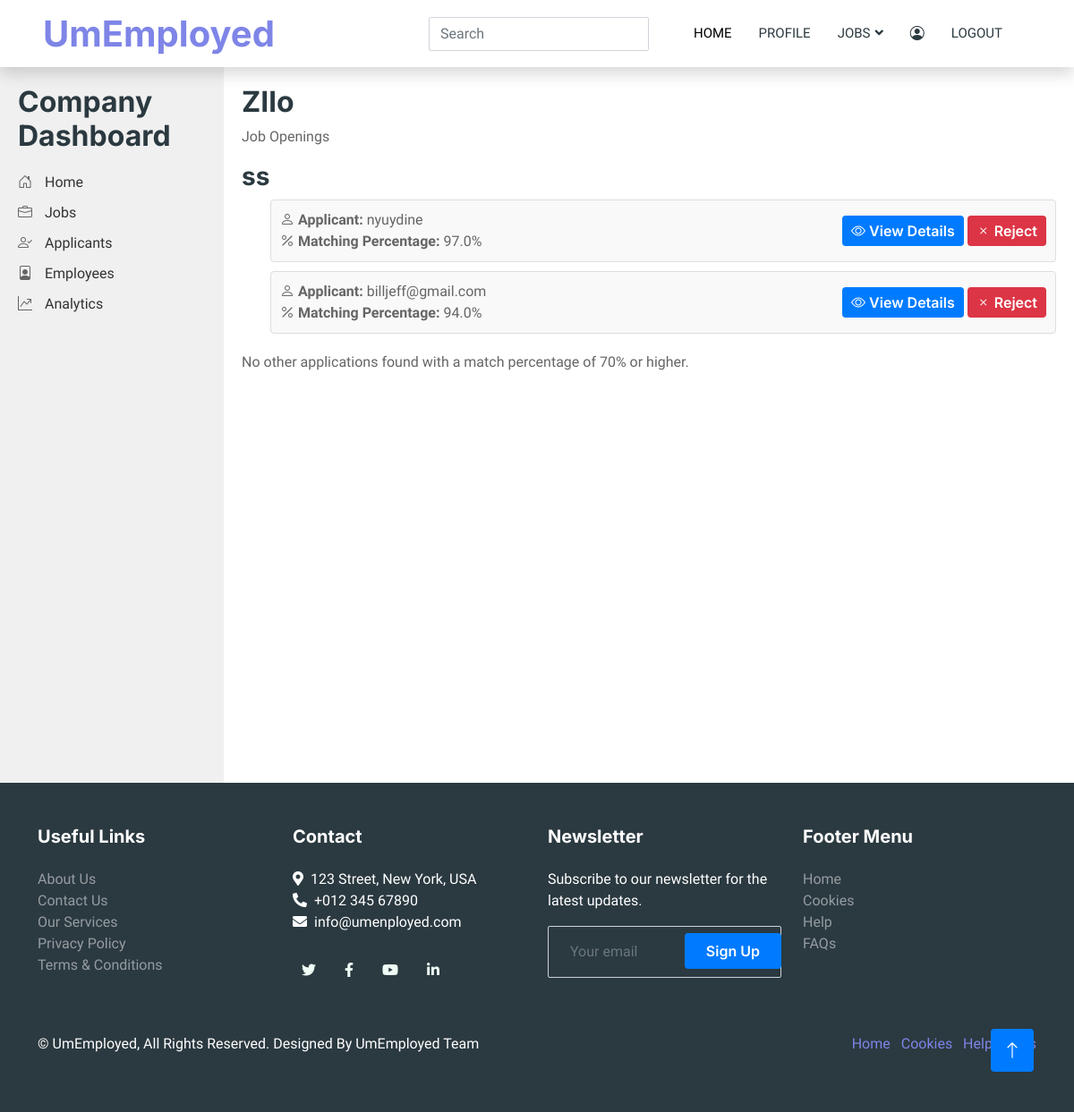
Before: /company/company/1/applications/ (signed in) with the older database file.
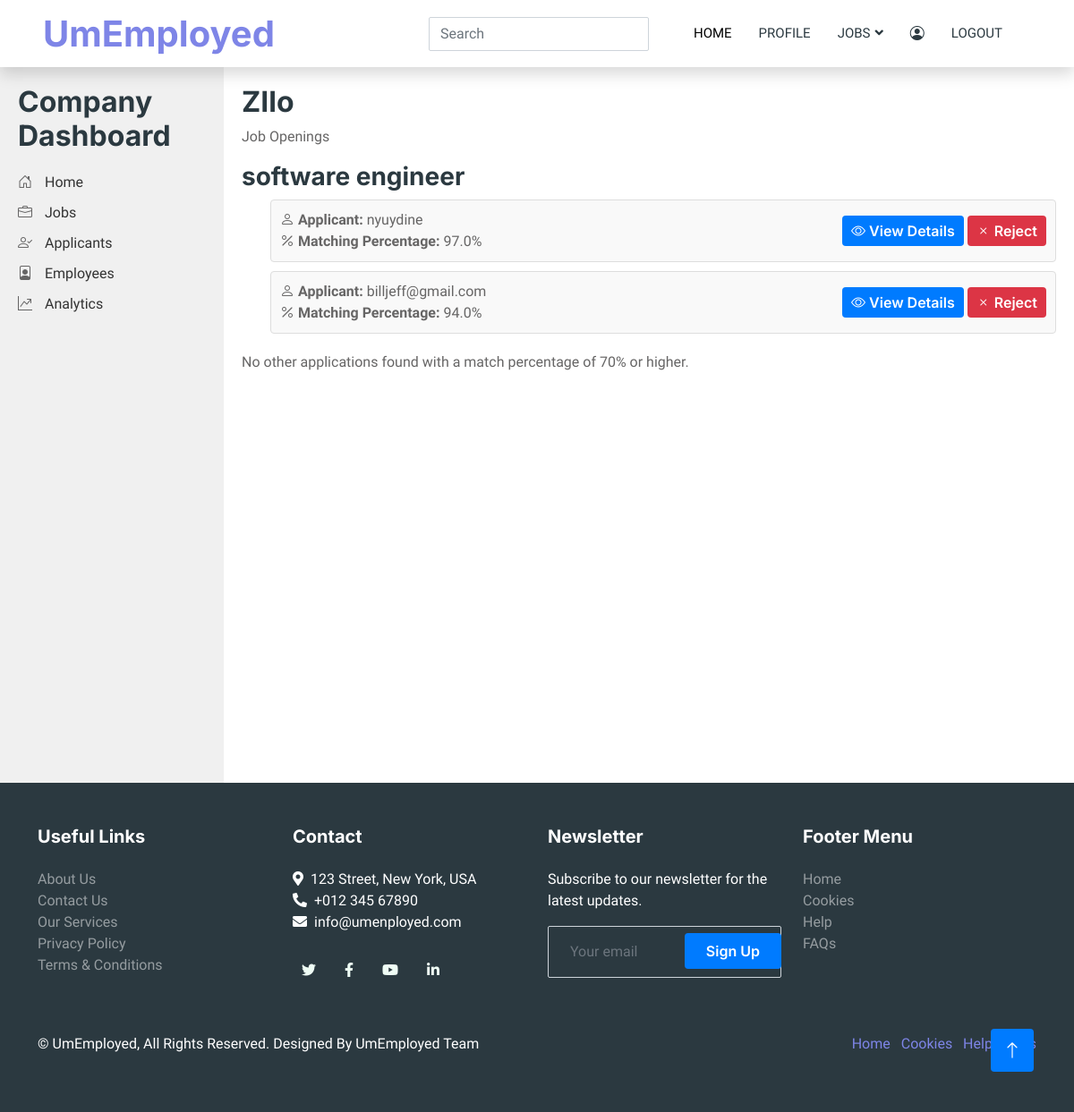
After: the same page with the newer database file.
### job/models.py (models this page shows, shortened)
class Job(models.Model):
    user = models.ForeignKey(User, on_delete=models.CASCADE)
    company = models.ForeignKey(Company, on_delete=models.CASCADE)
    title = models.CharField(max_length=100)
    location = models.CharField(max_length=100)
    salary = models.PositiveBigIntegerField(default=35000)
    requirements = models.ManyToManyField(Skill)
    ideal_candidate = models.TextField()
    is_available = models.BooleanField(default=False)
    description = models.TextField(max_length=255, default='We are looking for ...')

### company/views.py (the view)
# urls.py: path('company/<int:company_id>/applications/', views.view_applications, name='view_applications'),
@login_required(login_url='login')
def view_applications(request, company_id):
    current_user = request.user
    company = Company.objects.get(id=company_id)
    if company.user != current_user:
        return HttpResponse("You are not authorized to view this page.")
    jobs = Job.objects.filter(company=company)
    job_applications = {}
    for job in jobs:
        applications = Application.objects.filter(job=job)
        job_applications[job] = applications
    for job, applications in job_applications.items():
        for application in applications:
            user = application.user
            resume = Resume.objects.get(user=user)
            applicant_skills = set(resume.skills.all())
            job_skills = set(job.requirements.all())
            match_percentage, missing_skills = calculate_skill_match(applicant_skills, job_skills)
            application.matching_percentage = match_percentage
            quiz_score = application.quiz_score
            overall_score = match_percentage * 0.7 + (quiz_score / 10) * 0.3
            application.overall_score = overall_score
    context = {
        'company': company,
        'job_applications': job_applications,
    }
    return render(request, 'company/view_applications.html', context)

### resume/views.py (called while the page is built)
def calculate_skill_match(applicant_skills, job_skills):
    common_skills = applicant_skills.intersection(job_skills)
    match_percentage = (len(common_skills) / len(job_skills)) * 100
    return match_percentage, job_skills - common_skills  # Missing skills

### templates/company/view_applications.html (shortened to what this page needs)
{% extends 'users/base.html' %}
{% block content %}
<div class="dashboard-container">
    <div class="sidebar">
        <h2>Company Dashboard</h2>
        <ul>
            <li><i class="bi bi-house-door"></i> <a href="#">Home</a></li>
            <li><i class="bi bi-briefcase"></i> <a href="#">Jobs</a></li>
            <li><i class="bi bi-person-check"></i> <a href="#">Applicants</a></li>
            <li><i class="bi bi-file-person"></i> <a href="#">Employees</a></li>
            <li><i class="bi bi-graph-up"></i> <a href="#">Analytics</a></li>
        </ul>
    </div>
    <div class="content">
        <h2>{{ company.name }}</h2>
        <p>Job Openings</p>
        {% for job, applications in job_applications.items %}
        <div class="job">
            <h3>{{ job.title }}</h3>
            <ul>
                {% for application in applications %}
                {% if application.overall_match_percentage >= 70 %}
                <li class="application">
                    <div class="application-details">
                        <strong><i class="bi bi-person"></i> Applicant:</strong> {{ application.user.username }}<br>
                        <strong><i class="bi bi-percent"></i> Matching Percentage:</strong> {{ application.overall_match_percentage }}%<br>
                    </div>
                    <div class="application-actions">
                        <button class="btn btn-primary"><i class="bi bi-eye"></i> View Details</button>
                        <button class="btn btn-danger"><i class="bi bi-x"></i> Reject</button>
                    </div>
                </li>
                {% endif %}
                {% endfor %}
            </ul>
        </div>
        {% endfor %}
        {% if applications|length == 0 %}
        <p>No other applications found with a match percentage of 70% or higher.</p>
        {% endif %}
    </div>
</div>
{% endblock %}

Changed rows visible on the page:
changed Job: title "ss" → "software engineer"
